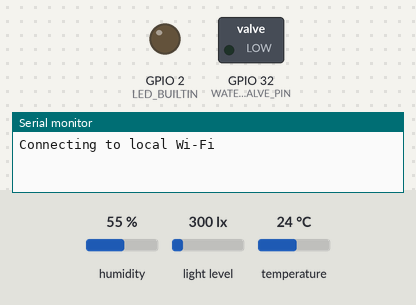
Simulated run of this program. Board: ESP32. Shown: switched loads named in the program (green lamp = pin HIGH), output pins drawn as LEDs (lit = HIGH), the last lines printed to the serial monitor. The inputs (shaded band) are chosen by the test bench; at power-on: humidity 55 %, light level 300 lx, temperature 24 °C. WiFi joins after 1.5 s; servers stay silent unless stated; no MQTT or app messages arrive unless stated.

Above: at 0.1 s.
At 2.1 s:
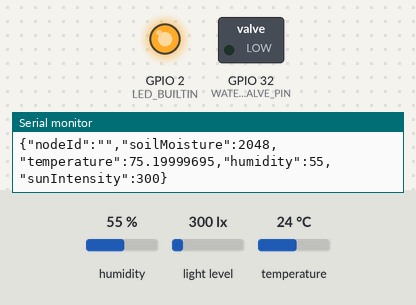
Timing chart, 0 to 3.9 s (numbered marks = the images above):
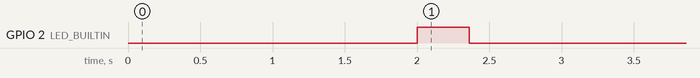

Measured:
- by itself, GPIO 2 (LED_BUILTIN): HIGH → LOW at 2.4 s

The program:

main.cpp
```cpp
#include <Arduino.h>
#include <Wire.h>
#include <WiFi.h>
#include <MQTT.h>

#include "config.h"
#include "secrets.h"

#include "GardenSensor.hpp"
#include "Actuator.hpp"
#include "I2CSensor.hpp"

#include "AWSIoTCore.hpp"
#include "SoilMoistureSensor.hpp"
#include "TemperatureHumiditySensor.hpp"
#include "WaterSolenoidValve.hpp"
#include "SunlightIntensitySensor.hpp"
#include "SmartGardening.hpp"

AwsIoTCore awsIoT;
SoilMoistureSensor soilSensor("Soil moisture sensor", SOIL_MOISTURE_PIN);
TemperatureHumiditySensor tempHumidSensor("Temperature/humidity sensor", TEMP_HUMIDITY_PIN);
WaterSolenoidValve waterValve("Water solenoid valve", WATER_VALVE_PIN);
SunlightIntensitySensor sunSensor("Sunlight intensity sensor", SDA_PIN, SCL_PIN, BH1750_I2C_ADDRESS);
SmartGardening smartGarden(soilSensor, tempHumidSensor, waterValve, sunSensor);

/// Connects ESP32 to local WiFi network
void wifiSetup()
{
  WiFi.mode(WIFI_STA);
  WiFi.begin(WIFI_SSID, WIFI_PASSWORD);
  Serial.println("Connecting to local Wi-Fi");
  while (WiFi.status() != WL_CONNECTED)
  {
    delay(1000);
    Serial.print(".");
  }
}

void validateConnection()
{
  while (WiFi.status() != WL_CONNECTED)
  {
    WiFi.begin(WIFI_SSID, WIFI_PASSWORD);
    Serial.print("Connecting to ");
    Serial.println(WIFI_SSID);
    delay(1000);
    Serial.print(".");
  }
  if (!awsIoT.isConnected())
  {
    awsIoT.setup();
  }
}

void setup()
{
  Wire.begin();
  Serial.begin(9600);
  wifiSetup();
  pinMode(LED_BUILTIN, OUTPUT);
  digitalWrite(LED_BUILTIN, HIGH);
  smartGarden.setup();
  awsIoT.setup();
}

void loop()
{
  digitalWrite(LED_BUILTIN, HIGH);
  smartGarden.sample();
  validateConnection();
  awsIoT.publishMessage(smartGarden.sensorData());
  smartGarden.print();
  digitalWrite(LED_BUILTIN, LOW);
  delay(1200000);
}
```

secrets.h
```cpp
#ifndef SECRETS
#define SECRETS

// AWS IoT Device Unique Name
const char THINGNAME[] = "";

// WiFi Gateway Name
const char WIFI_SSID[] = "";
const char WIFI_PASSWORD[] = "";

// AWS IoT Core Endpoint URL
const char AWS_IOT_ENDPOINT[] = "";

// Amazon Root CA 1
static const char AWS_CERT_CA[] = R"EOF(
-----BEGIN CERTIFICATE-----

-----END CERTIFICATE-----
)EOF";

// Device Public Key
static const char AWS_CERT_CRT[] = R"KEY(
-----BEGIN CERTIFICATE-----

-----END CERTIFICATE-----
)KEY";

// Device Private Key
static const char AWS_CERT_PRIVATE[] = R"KEY(
-----BEGIN RSA PRIVATE KEY-----

-----END RSA PRIVATE KEY-----
)KEY";

#endif
```

SmartGardening.hpp
```cpp
#pragma once

#include <ArduinoJson.h>

class SmartGardening
{
public:
    SmartGardening(SoilMoistureSensor &soilSensor, TemperatureHumiditySensor &tempHumidSensor, WaterSolenoidValve &waterValve, SunlightIntensitySensor &sunSensor) : soilSensor_(soilSensor), tempHumidSensor_(tempHumidSensor), waterValve_(waterValve), sunSensor_(sunSensor){};

    void setup()
    {
        sunSensor_.begin();
    }

    /// Samples all the sensors available
    void sample()
    {
        Serial.println("Sampling sensors...");
        soilSensor_.sample();
        tempHumidSensor_.sample();
        sunSensor_.sample();
    }

    /// Nicely formatted logging statement
    void print()
    {
        soilSensor_.print();
        tempHumidSensor_.print();
        sunSensor_.print();
    }

    /// Toggle water solenoid on/off
    void water()
    {
        waterValve_.toggle();
    }

    /// @return all the sensor data in a JSON formatted string
    String sensorData()
    {
        StaticJsonDocument<200> doc;
        doc["nodeId"] = NODE_ID;
        doc["soilMoisture"] = soilSensor_.getMoisturePercentage();
        doc["temperature"] = tempHumidSensor_.getTemperature();
        doc["humidity"] = tempHumidSensor_.getHumidity();
        doc["sunIntensity"] = sunSensor_.getIntensity();

        char jsonBuffer[512];
        serializeJson(doc, jsonBuffer); // print to client
        Serial.println(jsonBuffer);
        return jsonBuffer;
    }

private:
    SoilMoistureSensor &soilSensor_;
    TemperatureHumiditySensor &tempHumidSensor_;
    WaterSolenoidValve &waterValve_;
    SunlightIntensitySensor &sunSensor_;
};
```

config.h
```cpp
#ifndef CONFIG
#define CONFIG
// User info
const char *NODE_ID = "";
// Pinouts - use pins 15 - 35 as they don't have unexpected behaviors
const int SDA_PIN = 21;
const int SCL_PIN = 22;
const int SOIL_MOISTURE_PIN = 33;
const int TEMP_HUMIDITY_PIN = 13;
const int WATER_VALVE_PIN = 32;
//Addresses
const int BH1750_I2C_ADDRESS = 0x23;
// Endpoints
const char *AWS_PUBLISH_TOPIC = "";
const char *AWS_SUBSCRIBE_TOPIC = "";
// Ports
const int AWS_MQTT_PORT = 8883;
#endif
```
